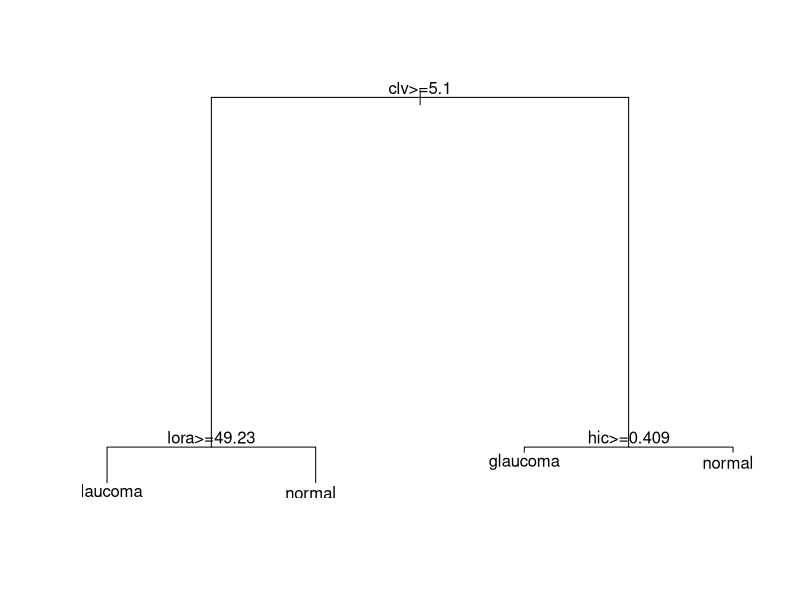
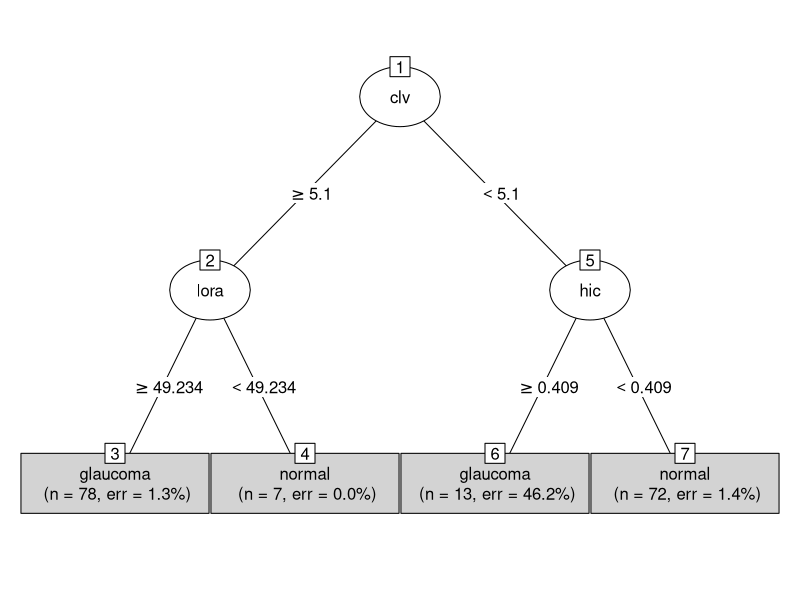
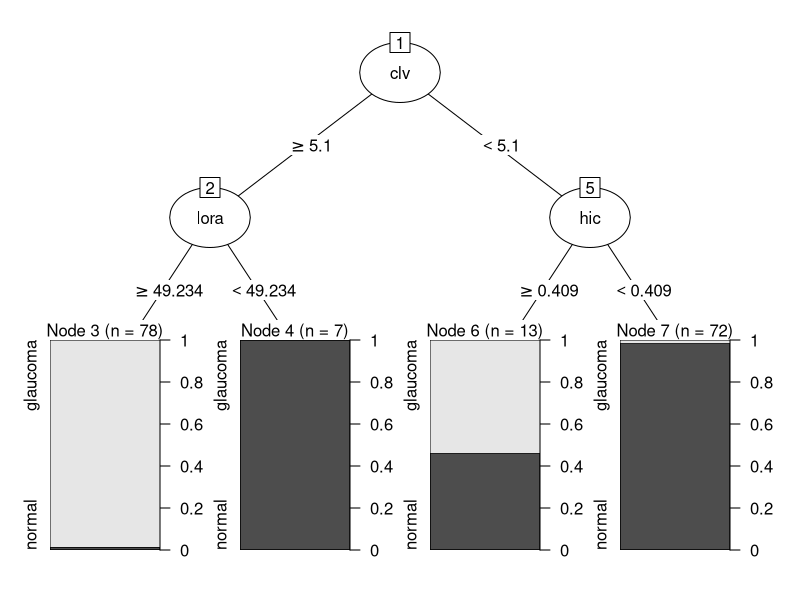

Write the R code that produced these figures, in order.
#https://www.r-project.org/conferences/useR-2009/slides/Hothorn+Zeileis.pdf

library(ipred)
data(data=GlaucomaMVF , package = "ipred")

library("rpart")
head(GlaucomaMVF)
g_rpart <- rpart(Class ~ ., data = GlaucomaMVF)
print(g_rpart)
plot(g_rpart)
text(g_rpart)

library("partykit")
g_party <- as.party(g_rpart)
print(g_party, header = FALSE)
print(g_party, header = T)
plot(g_party, type = "simple")
plot(g_party, type = "extended")
